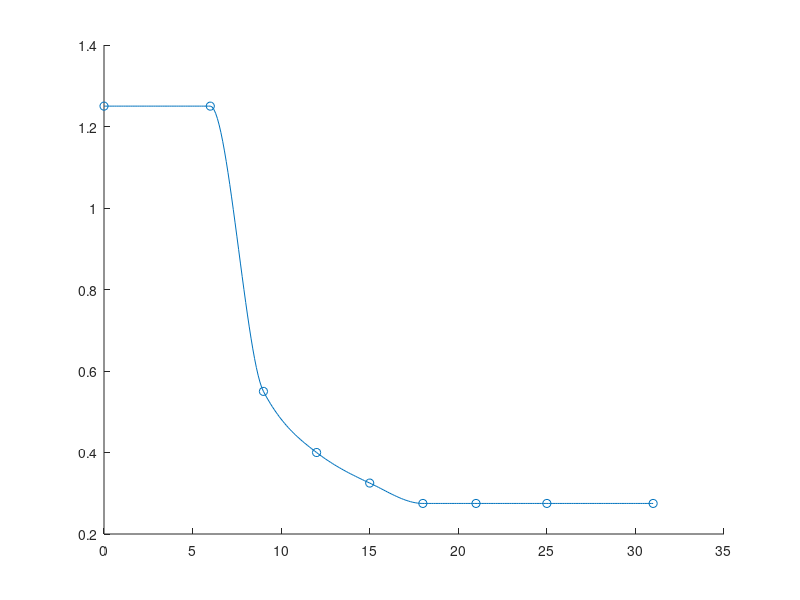
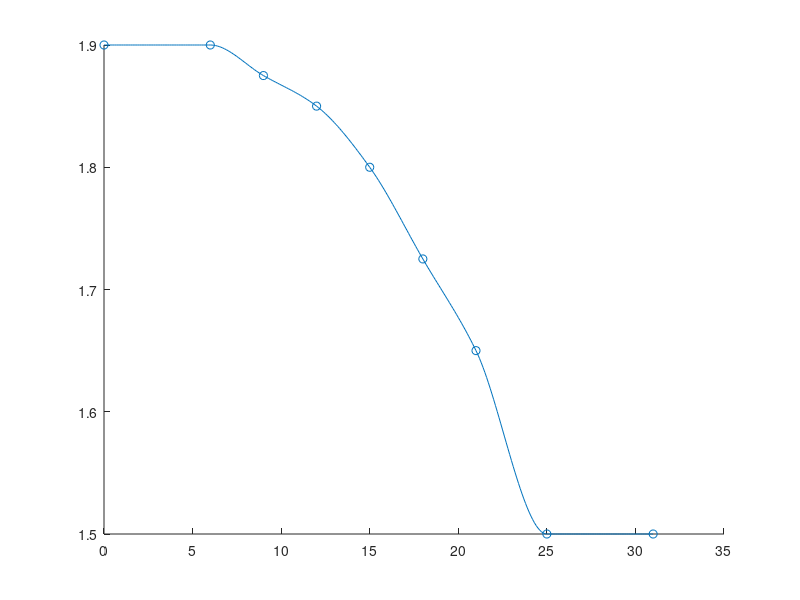

MATLAB code to generate these figures, in order:
%% The Data
V_target = [0 6 9 12 15 18 21 25 31];
yaw_factor_measured = [1.25 1.25 0.55 0.4 0.325 0.275 0.275 0.275 0.275];
tire_mu_measured = [1.9 1.9 1.875 1.85 1.8 1.725 1.65 1.5 1.5];

%% Model Data with Polynomial Degree 2
x_test = 0:0.1:31;

y_yaw = pchip(V_target, yaw_factor_measured,x_test);
% coeff_yaw = polyfit(V_target, yaw_factor_measured, 2);
y_mu = pchip(V_target, tire_mu_measured,x_test);
% coeff_mu = polyfit(V_target, tire_mu_measured, 2);

%% Plot Data & Models
% y_yaw = polyval(coeff_yaw, V_target);
% y_mu = polyval(coeff_mu, V_target);

figure(1)
scatter(V_target, yaw_factor_measured);
hold on
plot(x_test, y_yaw);

figure(2)
scatter(V_target, tire_mu_measured)
hold on
plot(x_test, y_mu);

